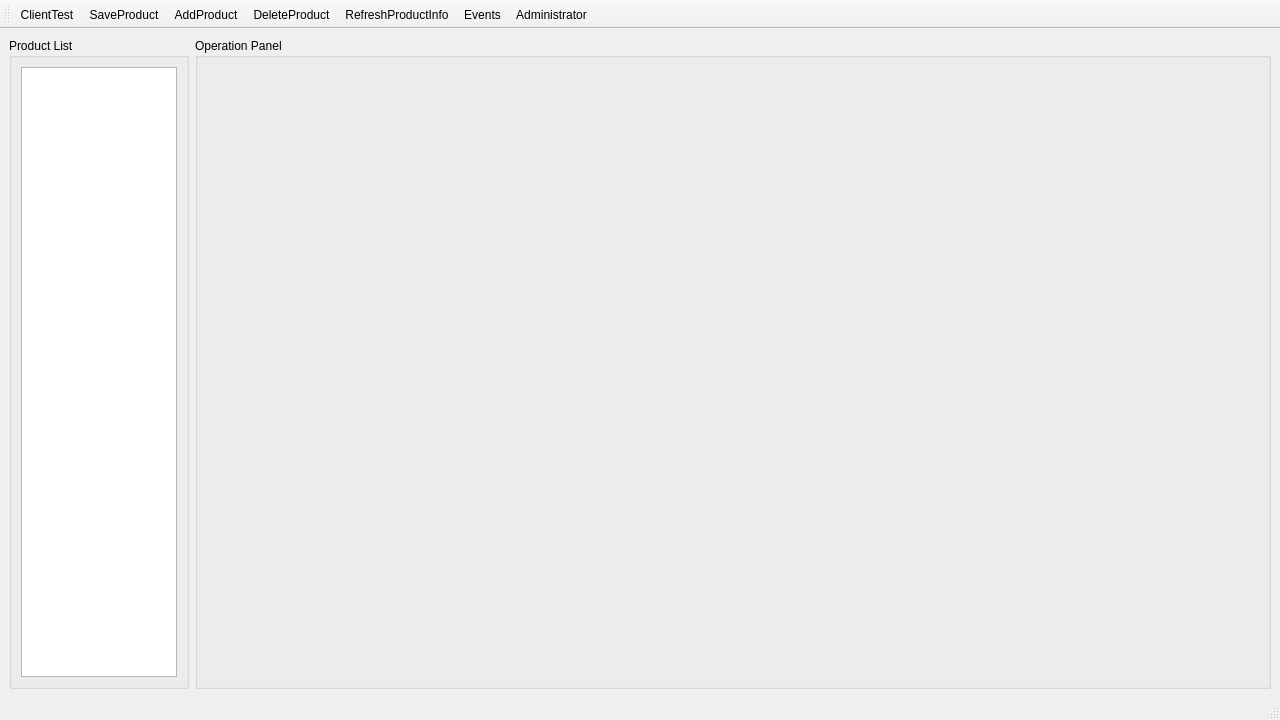
<?xml version="1.0" encoding="UTF-8"?>
<ui version="4.0">
 <class>MainWindow</class>
 <widget class="QMainWindow" name="MainWindow">
  <property name="geometry">
   <rect>
    <x>0</x>
    <y>0</y>
    <width>1280</width>
    <height>720</height>
   </rect>
  </property>
  <property name="windowTitle">
   <string>MainWindow</string>
  </property>
  <widget class="QWidget" name="centralwidget">
   <layout class="QGridLayout" name="gridLayout_3">
    <item row="0" column="1">
     <widget class="QGroupBox" name="groupBox_2">
      <property name="title">
       <string>Operation Panel</string>
      </property>
      <layout class="QGridLayout" name="gridLayout_2">
       <item row="0" column="0">
        <widget class="QStackedWidget" name="ProductInfoWidgets"/>
       </item>
      </layout>
     </widget>
    </item>
    <item row="0" column="0">
     <widget class="QGroupBox" name="groupBox">
      <property name="maximumSize">
       <size>
        <width>180</width>
        <height>16777215</height>
       </size>
      </property>
      <property name="title">
       <string>Product List</string>
      </property>
      <layout class="QGridLayout" name="gridLayout">
       <item row="0" column="0">
        <widget class="QListView" name="ProductList"/>
       </item>
      </layout>
     </widget>
    </item>
   </layout>
  </widget>
  <widget class="QStatusBar" name="statusbar"/>
  <widget class="QToolBar" name="toolBar">
   <property name="windowTitle">
    <string>toolBar</string>
   </property>
   <attribute name="toolBarArea">
    <enum>TopToolBarArea</enum>
   </attribute>
   <attribute name="toolBarBreak">
    <bool>false</bool>
   </attribute>
   <addaction name="action_ClientTest"/>
   <addaction name="action_SaveProduct"/>
   <addaction name="action_AddProduct"/>
   <addaction name="action_DeleteProduct"/>
   <addaction name="action_RefreshProductInfo"/>
   <addaction name="action_Events"/>
   <addaction name="action_Administrator"/>
  </widget>
  <action name="action_ClientTest">
   <property name="checkable">
    <bool>true</bool>
   </property>
   <property name="icon">
    <iconset theme="client_test" resource="images.qrc">
     <normaloff>:/images/cn5.png</normaloff>
     <normalon>:/images/cn6.png</normalon>:/images/cn5.png</iconset>
   </property>
   <property name="text">
    <string>&amp;ClientTest</string>
   </property>
   <property name="toolTip">
    <string>Client Test</string>
   </property>
  </action>
  <action name="action_SaveProduct">
   <property name="icon">
    <iconset theme="save_product" resource="images.qrc">
     <normaloff>:/images/save_product.png</normaloff>:/images/save_product.png</iconset>
   </property>
   <property name="text">
    <string>&amp;SaveProduct</string>
   </property>
   <property name="toolTip">
    <string>Save Current Product</string>
   </property>
  </action>
  <action name="action_AddProduct">
   <property name="icon">
    <iconset theme="add_product" resource="images.qrc">
     <normaloff>:/images/add_device.png</normaloff>:/images/add_device.png</iconset>
   </property>
   <property name="text">
    <string>&amp;AddProduct</string>
   </property>
   <property name="toolTip">
    <string>Add Product</string>
   </property>
  </action>
  <action name="action_DeleteProduct">
   <property name="icon">
    <iconset theme="delete_product" resource="images.qrc">
     <normaloff>:/images/delete_device.png</normaloff>:/images/delete_device.png</iconset>
   </property>
   <property name="text">
    <string>&amp;DeleteProduct</string>
   </property>
   <property name="toolTip">
    <string>Delete Product</string>
   </property>
  </action>
  <action name="action_RefreshProductInfo">
   <property name="icon">
    <iconset theme="refresh_product_info" resource="images.qrc">
     <normaloff>:/images/client_refresh.png</normaloff>:/images/client_refresh.png</iconset>
   </property>
   <property name="text">
    <string>&amp;RefreshProductInfo</string>
   </property>
   <property name="toolTip">
    <string>Refresh Product Info</string>
   </property>
  </action>
  <action name="action_Administrator">
   <property name="icon">
    <iconset theme="administrator" resource="images.qrc">
     <normaloff>:/images/administrator.png</normaloff>:/images/administrator.png</iconset>
   </property>
   <property name="text">
    <string>&amp;Administrator</string>
   </property>
   <property name="toolTip">
    <string>Administrator</string>
   </property>
  </action>
  <action name="action_Events">
   <property name="icon">
    <iconset theme="events" resource="images.qrc">
     <normaloff>:/images/edit_event.png</normaloff>:/images/edit_event.png</iconset>
   </property>
   <property name="text">
    <string>&amp;Events</string>
   </property>
   <property name="toolTip">
    <string>Events</string>
   </property>
  </action>
 </widget>
 <resources>
  <include location="images.qrc"/>
 </resources>
 <connections/>
</ui>
